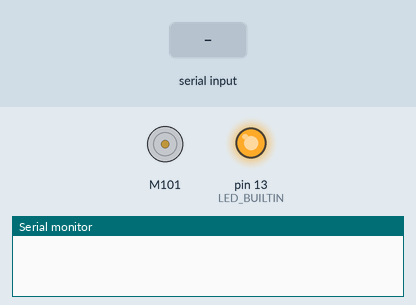
A sketch run on a simulated Arduino Uno, built with avr-gcc and run on an emulated ATmega328P. Parts: DC motor (green arrow = forward, orange = backward, longer = faster), output pins drawn as LEDs (lit = HIGH), the last lines printed to the serial monitor. The test bench sets the inputs (shaded band).

Above: at 4.8 s.
4.9 s: "90 45\n" received over Serial
At 9.5 s:
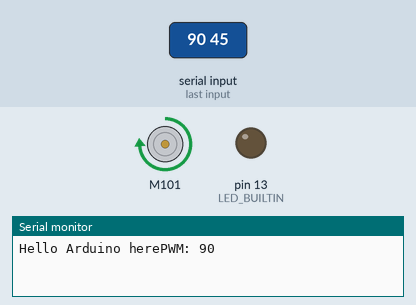
9.8 s: byte 32 (' ') received over Serial
At 10.5 s:
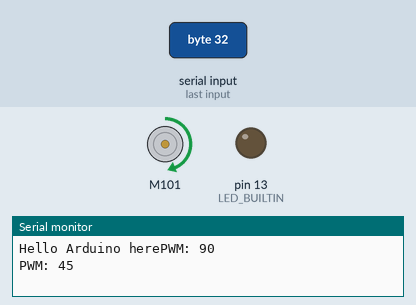
11.3 s: "30 150\n" received over Serial
At 11.7 s:
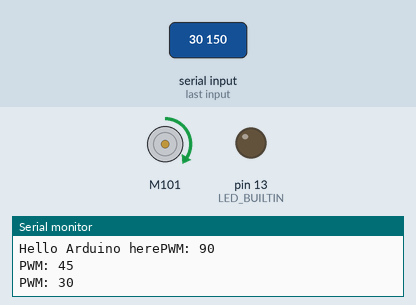
12.8 s: byte 32 (' ') received over Serial
At 14.1 s:
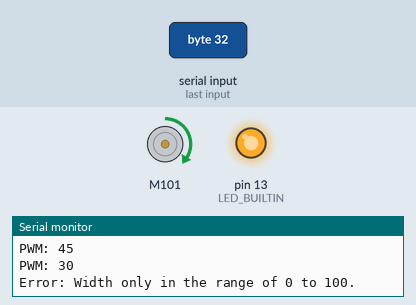
Timing chart, 0 to 16.0 s (numbered marks = the images above; inputs shaded):
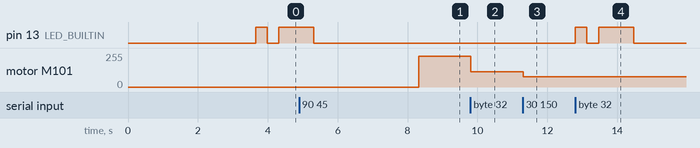

Measured:
- after the input at 4.9 s, motor M101: stopped → forward 229/255 after 3.4 s
- after the input at 9.8 s, motor M101: forward 229/255 → forward 114/255 at once
- after the input at 11.3 s, motor M101: forward 114/255 → forward 76/255 at once
- after the input at 12.8 s, pin 13 (LED_BUILTIN): LOW → HIGH at once, → LOW 0.33 s later, → HIGH 0.33 s later, → LOW 1.0 s later

The sketch:

Slave_led.ino
```cpp
#include <Grove_I2C_Motor_Driver.h>

/*
 * FM.h
 * A library for SeeedStudio Grove FM
 *
 * Copyright (c) 2012 seeed technology inc.
 * Website    : www.seeed.cc
 * Author     : Steve Chang
 * Create Time: JULY 2014
 * Change Log : Modified by loovee 2013-10-29  ,   Modified by jacob yan 2014-7-29

 * The MIT License (MIT)
 *
 * Permission is hereby granted, free of charge, to any person obtaining a copy
 * of this software and associated documentation files (the "Software"), to deal
 * in the Software without restriction, including without limitation the rights
 * to use, copy, modify, merge, publish, distribute, sublicense, and/or sell
 * copies of the Software, and to permit persons to whom the Software is
 * furnished to do so, subject to the following conditions:
 *
 * The above copyright notice and this permission notice shall be included in
 * all copies or substantial portions of the Software.
 *
 * THE SOFTWARE IS PROVIDED "AS IS", WITHOUT WARRANTY OF ANY KIND, EXPRESS OR
 * IMPLIED, INCLUDING BUT NOT LIMITED TO THE WARRANTIES OF MERCHANTABILITY,
 * FITNESS FOR A PARTICULAR PURPOSE AND NONINFRINGEMENT. IN NO EVENT SHALL THE
 * AUTHORS OR COPYRIGHT HOLDERS BE LIABLE FOR ANY CLAIM, DAMAGES OR OTHER
 * LIABILITY, WHETHER IN AN ACTION OF CONTRACT, TORT OR OTHERWISE, ARISING FROM,
 * OUT OF OR IN CONNECTION WITH THE SOFTWARE OR THE USE OR OTHER DEALINGS IN
 * THE SOFTWARE.
 */

#include <SoftwareSerial.h>   //Software Serial Port
#include <PWM.h>

#define RxD         6
#define TxD         7

#define LEDON()     digitalWrite(PINLED, HIGH)
#define LEDOFF()    digitalWrite(PINLED, LOW)

#define DEBUG_ENABLED  1

SoftwareSerial blueToothSerial(RxD,TxD);


// Motor Shield
//#define Input1      10
//#define Input2      9
//int frequencyOutputPin = 3;

// I2C Motor Driver
#define I2C_ADDRESS 0x0f

// PWM
long frq, width;

void setup()
{
    Serial.begin(9600);
    pinMode(RxD, INPUT);
    pinMode(TxD, OUTPUT);

    pinMode(LED_BUILTIN, OUTPUT);

//    digitalWrite(Input1, HIGH);   // turn the LED on (HIGH is the voltage level)
//    digitalWrite(Input2, LOW);   // turn the LED on (HIGH is the voltage level)

     //Frequency Output
    InitTimersSafe();

    // PWM default settings
//    frq = 222; //Hz
//    width = 0; //%
//    //Set Frequency
//    SetPinFrequency(frequencyOutputPin, frq);
//    //Set Width
//    pwmWrite(frequencyOutputPin, 50 * 2.55f);

    Motor.begin(I2C_ADDRESS);
    setupBlueToothConnection();
}

void loop()
{
    char recvChar;
    String inString = "";
    int i = 0;
    blink_fast();
    blink_slow();
    delay(2000);                       // wait for a second
    Serial.print("Hello Arduino here");
    while(1)
    {
//        delay(2000);                       // wait for a second
        //blink();
        if(Serial.available())
        {

            //Serial.print("Serial arrived");
            recvChar = Serial.read();
            //Serial.print(recvChar);
            inString += recvChar;
            if(recvChar == ' ')
            {
              recvChar = '\n';
              width = inString.toInt();
              if (width < 0 || width > 100) { error(1); break; }
              //pwmWrite(frequencyOutputPin, width * 2.55f);
              Motor.speed(MOTOR1 ,width);
              Serial.print("PWM: ");
              Serial.println(width);
              inString = "";
            }
        }
    }
}

// the loop function runs over and over again forever
void blink_fast() {
  digitalWrite(LED_BUILTIN, HIGH);   // turn the LED on (HIGH is the voltage level)
  delay(333);                       // wait for a second
  digitalWrite(LED_BUILTIN, LOW);    // turn the LED off by making the voltage LOW
  delay(333);                       // wait for a second
}

// the loop function runs over and over again forever
void blink_slow() {
  digitalWrite(LED_BUILTIN, HIGH);   // turn the LED on (HIGH is the voltage level)
  delay(1000);                       // wait for a second
  digitalWrite(LED_BUILTIN, LOW);    // turn the LED off by making the voltage LOW
  delay(1000);                       // wait for a second
}


/***************************************************************************
 * Function Name: setupBlueToothConnection
 * Description:  initilizing bluetooth connction
 * Parameters:
 * Return:
***************************************************************************/
void setupBlueToothConnection()
{


	blueToothSerial.begin(9600);

	blueToothSerial.print("AT");
	delay(400);

	blueToothSerial.print("AT+DEFAULT");             // Restore all setup value to factory setup
	delay(2000);

	blueToothSerial.print("AT+NAMESeeedBTSlave");    // set the bluetooth name as "SeeedBTSlave" ,the length of bluetooth name must less than 12 characters.
	delay(400);

    blueToothSerial.print("AT+PIN0000");             // set the pair code to connect
	delay(400);

	blueToothSerial.print("AT+AUTH1");             //
    delay(400);

    blueToothSerial.flush();

}

void error(int no) {
    Serial.print(F("Error: "));
    switch (no)
    {
    case 1:
        Serial.println(F("Width only in the range of 0 to 100."));
        break;
    case 2:
        Serial.println(F("Frequency only in the range of 0 to 1000000."));
        break;
    }
} //end error
```
